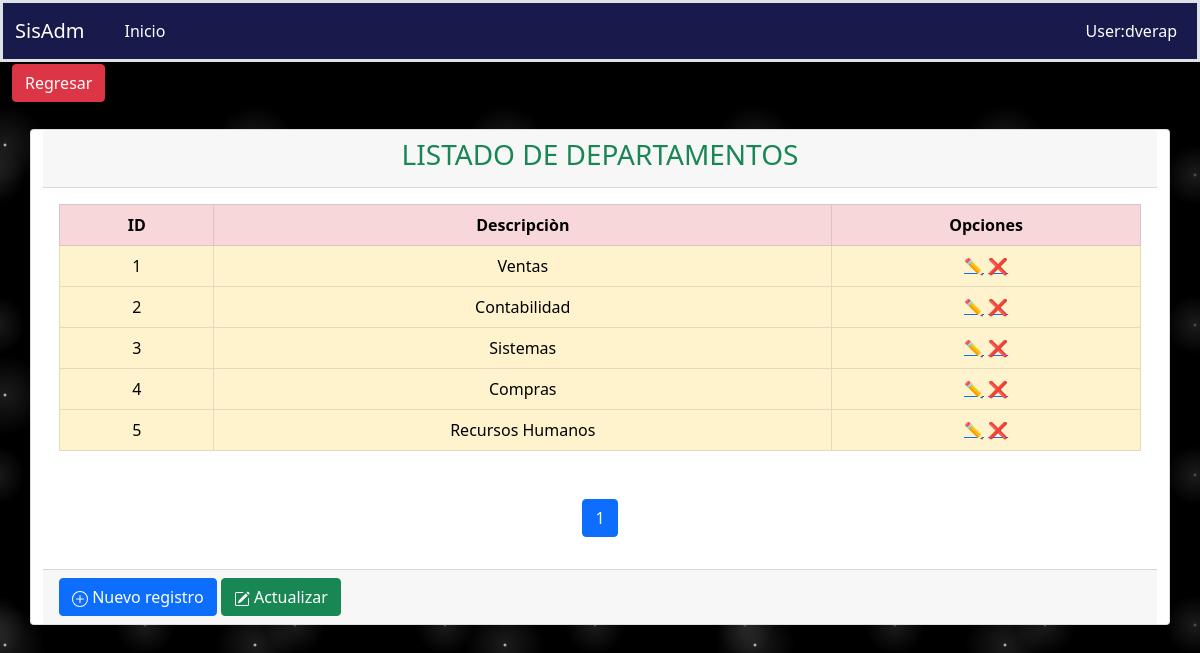
The page /fichaPersonal/departamento on the database its author committed.
### aplicaciones/ficha_personal/models.py (models this page shows, shortened)
class Departamento(models.Model):
    descripcion = models.CharField(max_length=50)
    estado = models.BooleanField(default=True)
    fecha_creacion = models.DateTimeField(auto_now_add=False, auto_now=True)
    class Meta:
        verbose_name = "Departamento"
        verbose_name_plural = "Departamentos"
        ordering = ('id',)

### aplicaciones/ficha_personal/views/Departamento/views.py (the view)
# urls.py: path('departamento', DepartamentoListView.as_view(), name='departamento'),
class DepartamentoListView(ListView):
    template_name = "Departamento/listDepartamentos.html"
    context_object_name = 'departamentos'
    model = Departamento
    paginate_by = 5
    def get_queryset(self):
        query = self.request.GET.get("query")
        print(query)
        if query:
            return self.model.objects.filter(descripcion__icontains=query)
        else:
            return self.model.objects.all()
    def get_context_data(self, **kwargs):
        context = super().get_context_data(**kwargs)
        context['url_anterior'] = '/fichaPersonal/fichaPersonal'
        context['listar_url']= '/fichaPersonal/departamento'
        context['crear_url'] = '/fichaPersonal/creardepartamento/'
        context['titulo'] = 'LISTADO DE DEPARTAMENTOS'
        context['query'] = self.request.GET.get("query") or ""
        return context

### aplicaciones/ficha_personal/templates/Departamento/listDepartamentos.html (shortened to what this page needs)
{% extends 'consulta.html' %}
{% load static %}
{% block columns %}
    <tr class="table-danger text-center">
        <th scope="col" style="width: 5%;">ID</th>
        <th scope="col" style="width: 20%;">Descripciòn</th>
        <th scope="col" style="width: 10%;">Opciones</th>
    </tr>
{% endblock %}
{% block rows %}
    {% for object in departamentos %}
        <tr class="align-middle table-warning text-center">
            <td>{{forloop.counter}}</td>
            <td>{{ object.descripcion }}</td>
            <td class="acciones">
                <a href="{% url 'ficha_Personal:actualizardepartamento' object.id %}">✏️</a>
                <a href="{% url 'ficha_Personal:deletedepartamento' object.id %}">❌</a>
            </td>
        </tr>
    {% endfor %}
{% endblock %}

### static/css/estilos.css (style rules this page uses)
body { background-color:black; background-image: radial-gradient(white, rgba(255,255,255,.2) 2px, transparent 40px), radial-gradient(white, rgba(255,255,255,.15) 1px, transparent 30px), radial-gradient(white, rgba(255,255,255,.1) 2px, transparent 40px), radial-gradient(rgba(255,255,255,.4), rgba(255,255,255,.1) 2px, transparent 30px); background-size: 550px 550px, 350px 350px, 250px 250px, 150px 150px; background-position: 0 0, 40px 60px, 130px 270px, 70px 100px; color: #171a4a; }

### rows shown on the page
Departamento: descripcion "Ventas"
Departamento: descripcion "Contabilidad"
Departamento: descripcion "Sistemas"
Departamento: descripcion "Compras"
Departamento: descripcion "Recursos Humanos"

### other values the page prints
{{ titulo }} "LISTADO DE DEPARTAMENTOS"
{{ i }} "1"
